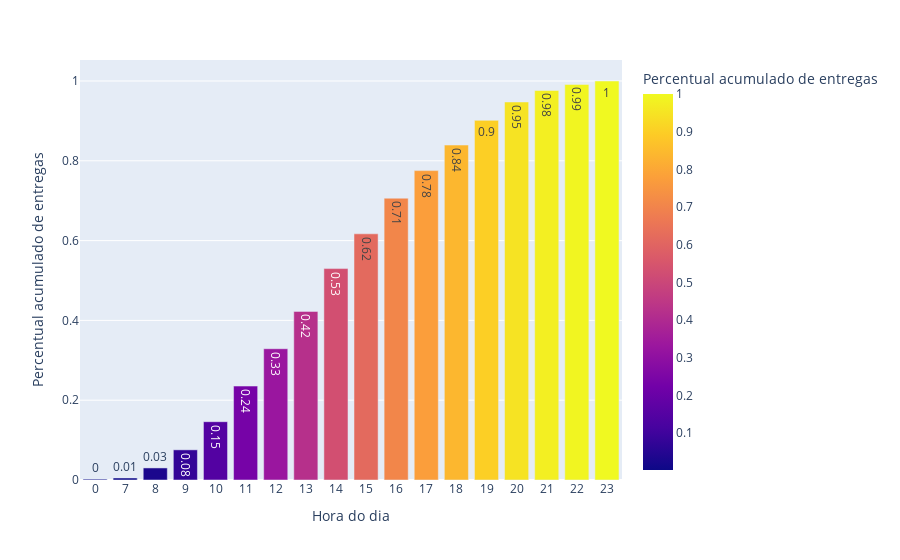

The cell this chart's notebook holds for it:
### Markdown cell above
## 3º Gráfico

Histograma de probabilidade acumulada da hora do dia por macro região

### Code cell
df = pd.read_csv('./data/data_clean.csv')

# Agrupamento por macro região
df_by_mr_ts = [0,0,0,0,0,0,0,0,0]
df_hist_acc = df[['time_span_entrega', 'cep_macro_region_code']]
df_ts_percent = df_hist_acc.groupby(['time_span_entrega', 'cep_macro_region_code']).size().reset_index(name='count')

for macro_region_code in df['cep_macro_region_code'].unique():
    df_by_mr_ts[macro_region_code] = pd.DataFrame()

    ts_percent_by_mr = df_ts_percent[df_ts_percent['cep_macro_region_code'] == macro_region_code]

    df_by_mr_ts[macro_region_code]['time_span_entrega'] = ts_percent_by_mr['time_span_entrega']
    df_by_mr_ts[macro_region_code]['accumulated'] = ts_percent_by_mr['count'].cumsum()
    df_by_mr_ts[macro_region_code]['acc_percent'] = df_by_mr_ts[macro_region_code]['accumulated'] / df_by_mr_ts[macro_region_code]['accumulated'].max()

labels={
    'x': 'Hora do dia',
    'acc_percent': 'Percentual acumulado de entregas',
}

hov_data = {
    'acc_percent': ':.2f',
}

# Selecionar macro região a ser visualizada
macro_region_to_be_visualized = 2
fig = px.bar(df_by_mr_ts[macro_region_to_be_visualized], x=df_by_mr_ts[macro_region_to_be_visualized]["time_span_entrega"].astype(str),
            y="acc_percent", text=df_by_mr_ts[macro_region_to_be_visualized]['acc_percent'].astype(float).round(2),
            labels=labels, color='acc_percent', hover_data=hov_data)

fig.show()

### Figure 1 — Plotly figure (JSON) as saved in the notebook; plotly's stock layout.template omitted (floating-point values rounded to 4 significant figures)
{"data": [{"alignmentgroup": "True", "hovertemplate": "Hora do dia=%{x}<br>Percentual acumulado de entregas=%{marker.color:.2f}<br>text=%{text}<extra></extra>", "legendgroup": "", "marker": {"color": [0.00216, 0.00504, 0.03024, 0.07559, 0.1461, 0.2354, 0.329, 0.4226, 0.5299, 0.617, 0.7063, 0.7754, 0.8395, 0.9014, 0.9474, 0.9762, 0.9914, 1], "coloraxis": "coloraxis", "pattern": {"shape": ""}}, "name": "", "offsetgroup": "", "orientation": "v", "showlegend": false, "text": [0, 0.01, 0.03, 0.08, 0.15, 0.24, 0.33, 0.42, 0.53, 0.62, 0.71, 0.78, 0.84, 0.9, 0.95, 0.98, 0.99, 1], "textposition": "auto", "type": "bar", "x": ["0", "7", "8", "9", "10", "11", "12", "13", "14", "15", "16", "17", "18", "19", "20", "21", "22", "23"], "xaxis": "x", "y": [0.00216, 0.00504, 0.03024, 0.07559, 0.1461, 0.2354, 0.329, 0.4226, 0.5299, 0.617, 0.7063, 0.7754, 0.8395, 0.9014, 0.9474, 0.9762, 0.9914, 1], "yaxis": "y"}], "layout": {"barmode": "relative", "coloraxis": {"colorbar": {"title": {"text": "Percentual acumulado de entregas"}}, "colorscale": [[0, "#0d0887"], [0.1111, "#46039f"], [0.2222, "#7201a8"], [0.3333, "#9c179e"], [0.4444, "#bd3786"], [0.5556, "#d8576b"], [0.6667, "#ed7953"], [0.7778, "#fb9f3a"], [0.8889, "#fdca26"], [1, "#f0f921"]]}, "legend": {"tracegroupgap": 0}, "margin": {"t": 60}, "xaxis": {"anchor": "y", "domain": [0, 1], "title": {"text": "Hora do dia"}}, "yaxis": {"anchor": "x", "domain": [0, 1], "title": {"text": "Percentual acumulado de entregas"}}}}
